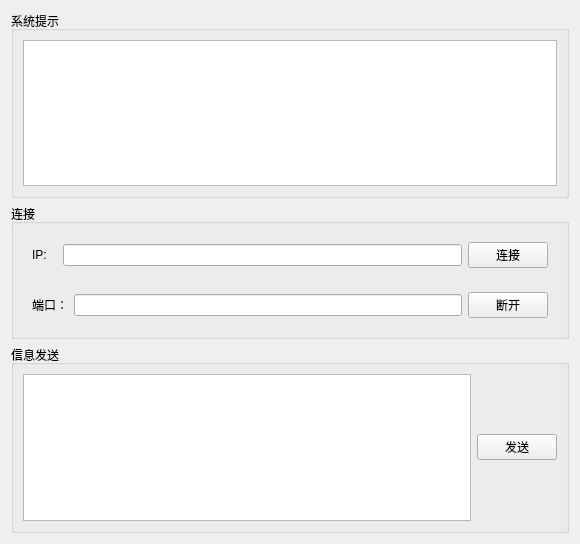
<?xml version="1.0" encoding="UTF-8"?>
<ui version="4.0">
 <class>Client</class>
 <widget class="QWidget" name="Client">
  <property name="geometry">
   <rect>
    <x>0</x>
    <y>0</y>
    <width>580</width>
    <height>544</height>
   </rect>
  </property>
  <property name="windowTitle">
   <string>Form</string>
  </property>
  <layout class="QVBoxLayout" name="verticalLayout_2">
   <item>
    <widget class="QGroupBox" name="groupBox">
     <property name="title">
      <string>系统提示</string>
     </property>
     <layout class="QHBoxLayout" name="horizontalLayout">
      <item>
       <widget class="QTextEdit" name="textEdit_text"/>
      </item>
     </layout>
    </widget>
   </item>
   <item>
    <widget class="QGroupBox" name="groupBox_2">
     <property name="title">
      <string>连接</string>
     </property>
     <layout class="QVBoxLayout" name="verticalLayout">
      <item>
       <widget class="QWidget" name="widget" native="true">
        <layout class="QHBoxLayout" name="horizontalLayout_2">
         <item>
          <widget class="QLabel" name="label">
           <property name="text">
            <string>IP:   </string>
           </property>
          </widget>
         </item>
         <item>
          <widget class="QLineEdit" name="lineEdit_IP"/>
         </item>
         <item>
          <widget class="QPushButton" name="pushButton_connect">
           <property name="text">
            <string>连接</string>
           </property>
          </widget>
         </item>
        </layout>
       </widget>
      </item>
      <item>
       <widget class="QWidget" name="widget_2" native="true">
        <layout class="QHBoxLayout" name="horizontalLayout_3">
         <item>
          <widget class="QLabel" name="label_2">
           <property name="text">
            <string>端口：</string>
           </property>
          </widget>
         </item>
         <item>
          <widget class="QLineEdit" name="lineEdit_port"/>
         </item>
         <item>
          <widget class="QPushButton" name="pushButton_close">
           <property name="text">
            <string>断开</string>
           </property>
          </widget>
         </item>
        </layout>
       </widget>
      </item>
     </layout>
    </widget>
   </item>
   <item>
    <widget class="QGroupBox" name="groupBox_3">
     <property name="title">
      <string>信息发送</string>
     </property>
     <layout class="QHBoxLayout" name="horizontalLayout_4">
      <item>
       <widget class="QTextEdit" name="textEdit_send"/>
      </item>
      <item>
       <widget class="QPushButton" name="pushButton_send">
        <property name="text">
         <string>发送</string>
        </property>
       </widget>
      </item>
     </layout>
    </widget>
   </item>
  </layout>
 </widget>
 <resources/>
 <connections/>
</ui>
